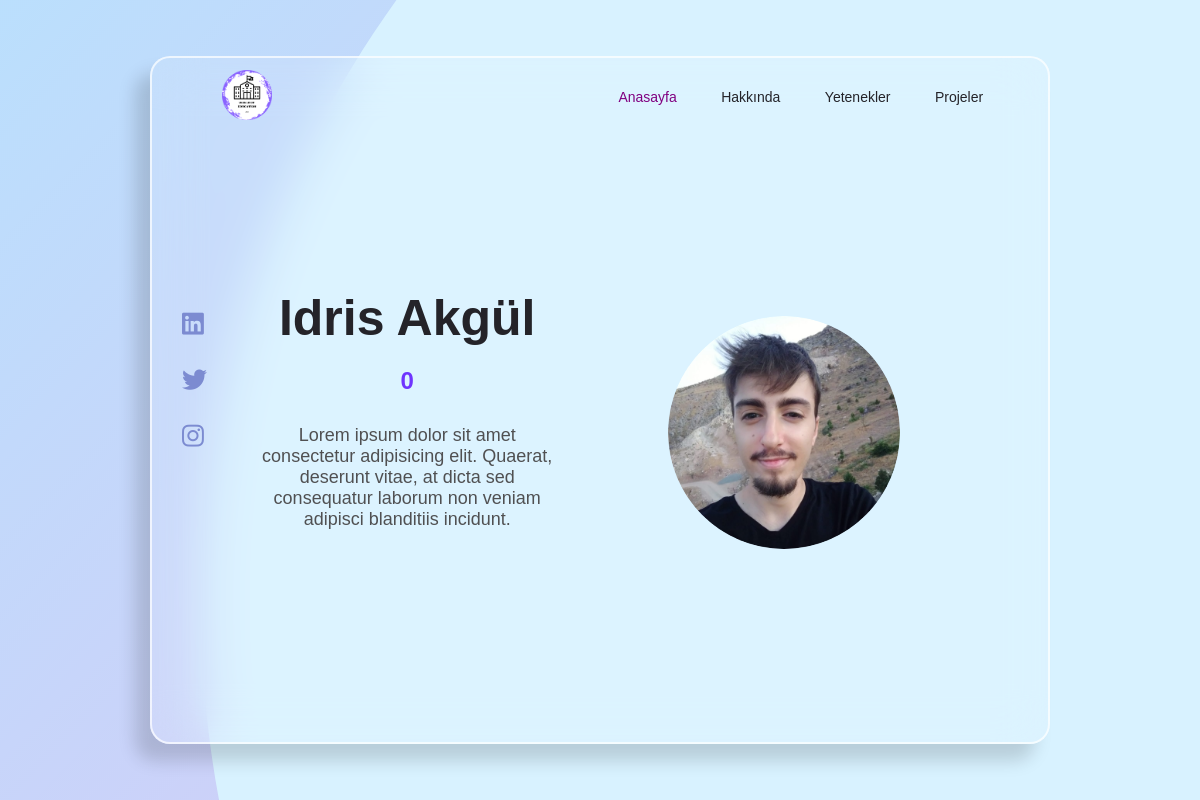
/courses-master/userprofile.php?id=31, run on the app's committed database.
### courses-master/userprofile.php (the view, shortened to what this page needs)
<?php
include("function.php");
$id=@$_GET["id"];
$data=$db ->prepare("select * from üyeler where id=?");
$data ->execute([
 $id
]);
$_data=$data->fetch(PDO::FETCH_ASSOC);
?>
<!DOCTYPE html>
<html lang="en">
<head>
    <link rel="stylesheet" href="style.css">
    <link rel="stylesheet" href="fontawesome-free-6.1.2-web/css/all.css">
</head>
<body>
    <div class="container">
        <div class="box">
            <nav>
                <a href="userindex.php" class="logo">
                    <img src="img/World of-photoaidcom-cropped (5).png" alt="" style="width: 50px;height: 50px;">
                </a>
                <ul>
                <?=  '    <li><a href="userprofile.php?id='.$_data["id"].'" style="color:purple">Anasayfa</a></li>';?>
                <?=  '  <li><a href="userprofileabout.php?id='.$_data["id"].'">Hakkında</a></li>';?>
                <?=  '    <li><a href="userprofileyetenek.php?id='.$_data["id"].'">Yetenekler</a></li>';?>
                <?=  '    <li><a href="userprofileprojeler.php?id='.$_data["id"].'">Projeler</a></li>';?>
                </ul>
            </nav>
            <div class="contains">
<?php
$adsoyad = ucwords($_data["adsoyad"]);
$bolum= mb_strtolower($_data["bolum"]);
                        $bolum =ucwords($bolum);
?>
                <div class="section-1">
                    <h1> <?=$adsoyad?></h1>
                    <h3><?=$bolum?></h3>
                    <p>Lorem ipsum dolor sit amet consectetur adipisicing elit. Quaerat, deserunt vitae, at dicta sed consequatur laborum non veniam adipisci blanditiis incidunt.</p>
                </div>
                <div class="section-2">
                <?php
  if($_data["resim"]==null and $_data["cinsiyet"] == "bay"){
    echo '  <img src="assets/img/gallery/images.jpeg" alt="Admin" >';
  }
  else if($_data["resim"]==null and $_data["cinsiyet"] == "bayan"){
    echo '  <img src="assets/img/gallery/imagess.png" alt="Admin" >';
  }
  else{
    echo '<img src="img/' . $_data["resim"] . '" alt="avatar" >';
  }
                   ?>
                </div>
                <div class="section-3">
                    <a href="<?=$_data["linkedln"]?>"><i class="fa-brands fa-linkedin"></i></a>
                    <a href="<?=$_data["twitter"]?>"><i class="fa-brands fa-twitter"></i></a>
                    <a href="<?=$_data["insta"]?>"><i class="fa-brands fa-instagram"></i></a>
                </div>
            </div>
        </div>
    </div>
</body>
</html>

### courses-master/style.css (style rules this page uses)
* { padding: 0; margin: 0; box-sizing: border-box; font-family: sans-serif; text-decoration: none; }
.container { height: 100vh; width: 100%; position: relative; background: url(background.png); display: flex; justify-content: center; align-items: center; }
.container .box { height: 86vh; width: 75%; padding: 0 20px; background: rgba(255, 255, 255, 0.1); z-index: 10; display: flex; position: relative; border-radius: 20px; border: 2px solid rgba(255, 255, 255, 0.7); backdrop-filter: blur(25px); box-shadow: -15px 17px 17px rgba(10, 10, 10, 0.15); }
.container .box nav { height: 7%; width: 95%; position: absolute; display: flex; align-items: center; justify-content: space-between; margin: 15px auto; padding: 20px; }
.container .box nav ul li { display: inline-block; padding: 0 20px; list-style: none; }
.container .box nav ul li a { font-size: 14px; font-weight: 400; cursor: pointer; color: #242329; transition: 0.3s }
.container .box nav .logo { font-size: 35px; color: #242329; font-weight: bold; margin-top: 5px; margin-left: 30px; }
.container .box .contains { position: relative; display: flex; justify-content: space-between; align-items: center; width: 100%; margin-top: 8%; padding-left: 80px; }
.contains .section-1 { position: relative; width: 40%; }
.contains .section-1 h1 { margin-bottom: 20px; font-size: 50px; font-weight: bold; color: #242329; text-align: center; }
.contains .section-1 h3 { color: #6f34fe; margin-bottom: 10px; font-size: 24px; text-align: center; }
.contains .section-1 p { font-size: 18px; color: #505052; margin-bottom: 50px; margin-top: 30px; text-align: center; }
.contains .section-2 { width: 40%; margin-right: 50px; }
.contains .section-2 img { width: 75%; border-radius: 50%; }
.contains .section-3 { display: flex; flex-direction: column; gap: 30px; position: absolute; left: 10px; top: 30%; }
.contains .section-3 a i { font-size: 25px; cursor: pointer; color: #7c8bd1; transition: 0.3s; }

### data on the page
üyeler: adsoyad "Idris Akgül", bolum "0", resim (picture)
